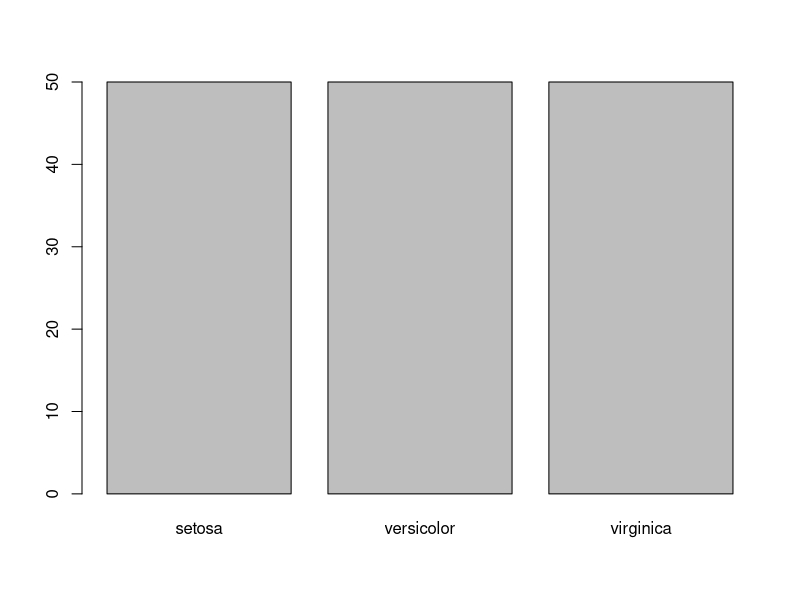
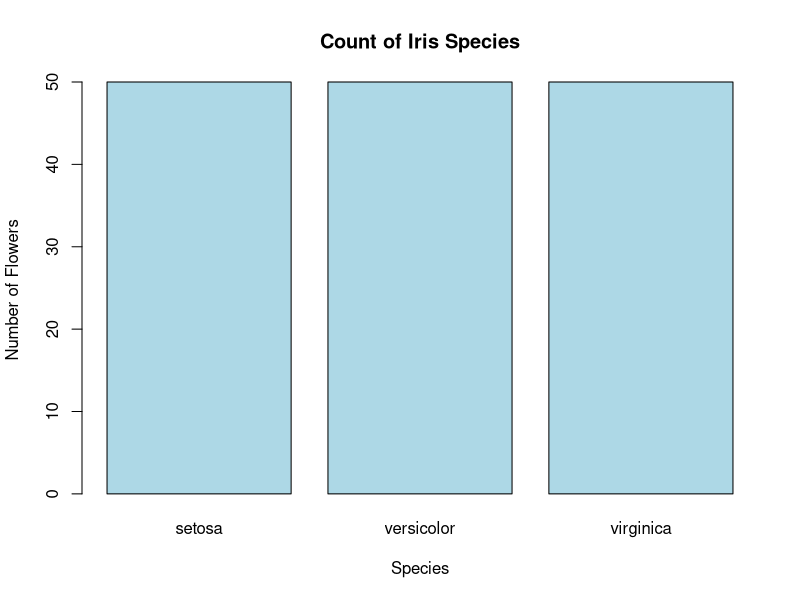
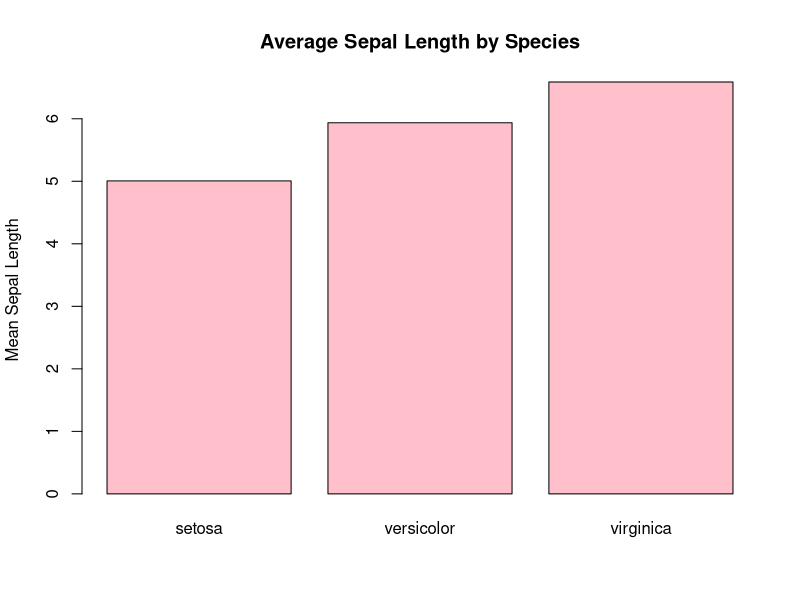
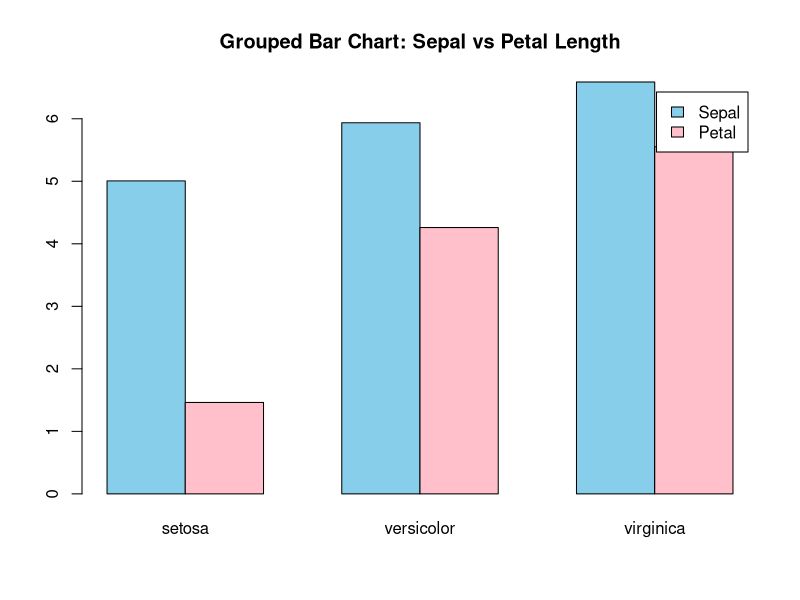
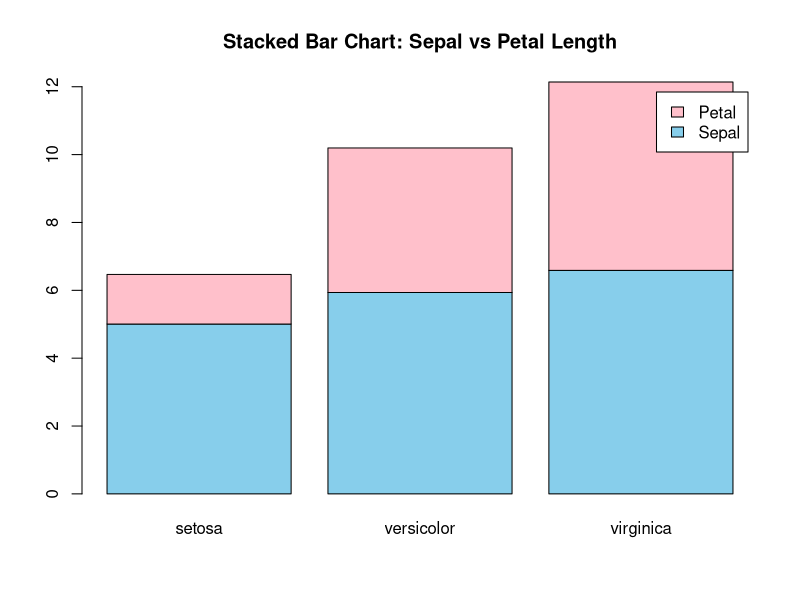
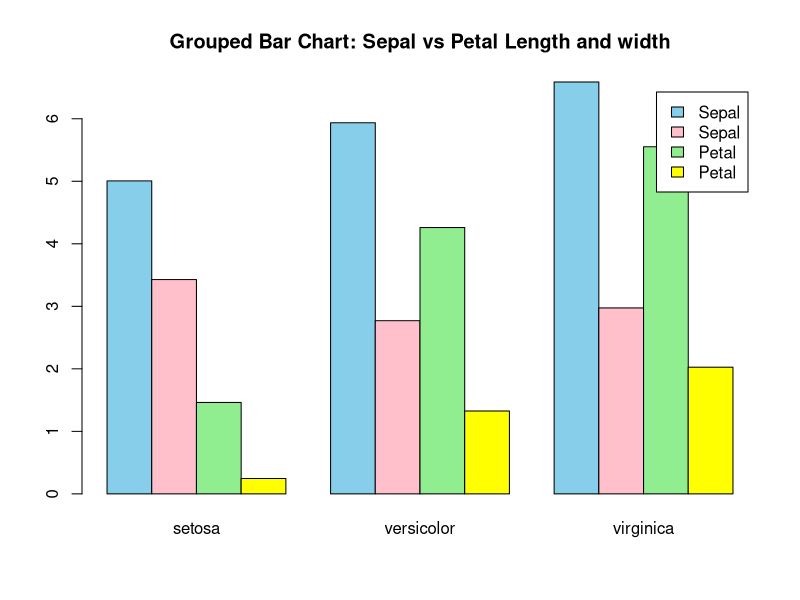

These figures' R source, in order:
#load the dataset
data("iris")
?iris
#Inspect the data
head(iris)
str(iris)
View(iris)

# Very basic bar chart(base R)
#count of each spieces 
barplot(table(iris$Species))

#labelled barchart(base R)
barplot(
  table(iris$Species),
  main="Count of Iris Species",
  xlab="Species",
  ylab="Number of Flowers",
  col="lightblue"
)

#barchart from aggregated data(base R)
#mean sepal length per species
mean_sepal<-tapply(iris$Sepal.Length,iris$Species,mean)
mean_sepal
barplot(
  mean_sepal,
  col="pink",
  main="Average Sepal Length by Species",
  ylab="Mean Sepal Length"
)


#grouped (clustered) bar chart (Base R)
#compare Sepal & petal Length(R)
group_means<-rbind(
  Sepal=tapply(iris$Sepal.Length,iris$Species,mean),
  Petal=tapply(iris$Petal.Length,iris$Species,mean)
)
group_means

group_means1<-rbind(
  Sepal=tapply(iris$Sepal.Length,iris$Species,mean),
  Sepal=tapply(iris$Sepal.Width,iris$Species,mean),
  Petal=tapply(iris$Petal.Length,iris$Species,mean),
  Petal=tapply(iris$Petal.Width,iris$Species,mean)
)
group_means1

barplot(group_means,
        beside=TRUE,
        col=c("skyblue","pink"),
        legend.text=TRUE,
        main="Grouped Bar Chart: Sepal vs Petal Length"
)
#stacked bar chart(base R)
barplot(group_means,beside=FALSE,
        col=c("skyblue","pink"),
        legend.text=TRUE,
        main="Stacked Bar Chart: Sepal vs Petal Length"
)
barplot(group_means1,
        beside=TRUE,
        col=c("skyblue","pink","lightgreen","yellow"),
        legend.text=TRUE,
        main="Grouped Bar Chart: Sepal vs Petal Length and width"
)

